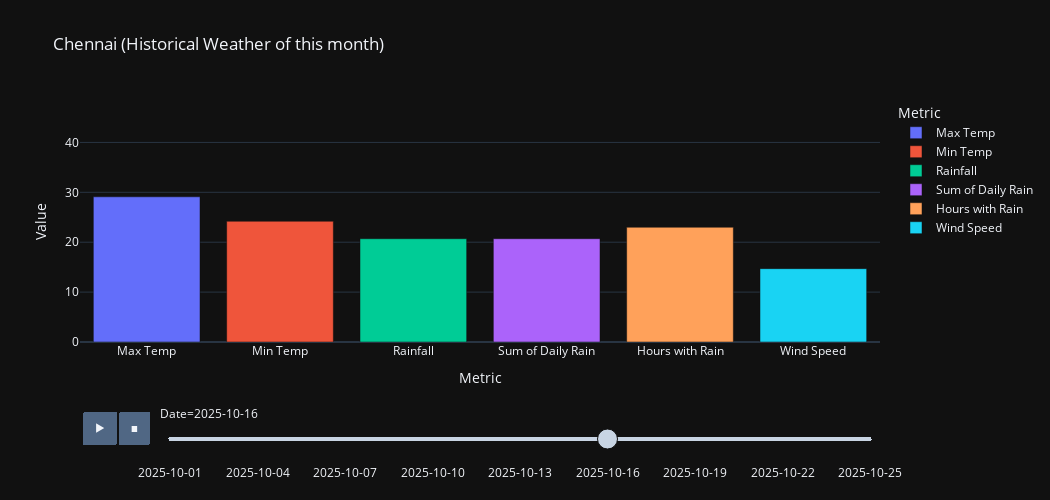

The notebook cell saved with this chart:
### Markdown cell above
### Visualizing Historical data of the month

### Code cell
'''
we can now visualize the Weather history of the current month
keeping the Date, Weather condition and Type as Historical/forecast 
as variables here
'''
hist_df_melt = hist_df.melt(
    id_vars = ["Date", "Weather", "Type"],
    var_name = "Metric",#Metric will be the name of our new col that stores maxtemp, mintemp etc.
    value_name = "Value")#this will have the value of the metrics
'''
creating an animated bar chart grouped along with each metric
on hovering we can see the weather on that particular date
bar for every date
'''
fig = px.bar(hist_df_melt, x="Metric", y="Value", color="Metric",
             animation_frame = "Date",
             animation_group = "Metric",
             hover_data = ["Weather"],
             range_y = [0, hist_df_melt["Value"].max()+10],
             #range_x is not needed here as our categories are fixed. but we can for the limits if needed
             title = place +" (Historical Weather of this month)"
            )
fig.update_layout(template = "plotly_dark",
                  height = 500,
                  width = 1050)
fig.show()

### Figure 1 — Plotly figure (JSON) as saved in the notebook; plotly's stock layout.template omitted (floating-point values rounded to 4 significant figures)
{"data": [{"customdata": [["Rain: Moderate"]], "hovertemplate": "Metric=%{x}<br>Date=2025-10-16<br>Value=%{y}<br>Weather=%{customdata[0]}<extra></extra>", "ids": ["Max Temp"], "legendgroup": "Max Temp", "marker": {"color": "#636efa", "pattern": {"shape": ""}}, "name": "Max Temp", "orientation": "v", "showlegend": true, "textposition": "auto", "type": "bar", "x": ["Max Temp"], "xaxis": "x", "y": [29.1], "yaxis": "y"}, {"customdata": [["Rain: Moderate"]], "hovertemplate": "Metric=%{x}<br>Date=2025-10-16<br>Value=%{y}<br>Weather=%{customdata[0]}<extra></extra>", "ids": ["Min Temp"], "legendgroup": "Min Temp", "marker": {"color": "#EF553B", "pattern": {"shape": ""}}, "name": "Min Temp", "orientation": "v", "showlegend": true, "textposition": "auto", "type": "bar", "x": ["Min Temp"], "xaxis": "x", "y": [24.2], "yaxis": "y"}, {"customdata": [["Rain: Moderate"]], "hovertemplate": "Metric=%{x}<br>Date=2025-10-16<br>Value=%{y}<br>Weather=%{customdata[0]}<extra></extra>", "ids": ["Rainfall"], "legendgroup": "Rainfall", "marker": {"color": "#00cc96", "pattern": {"shape": ""}}, "name": "Rainfall", "orientation": "v", "showlegend": true, "textposition": "auto", "type": "bar", "x": ["Rainfall"], "xaxis": "x", "y": [20.7], "yaxis": "y"}, {"customdata": [["Rain: Moderate"]], "hovertemplate": "Metric=%{x}<br>Date=2025-10-16<br>Value=%{y}<br>Weather=%{customdata[0]}<extra></extra>", "ids": ["Sum of Daily Rain"], "legendgroup": "Sum of Daily Rain", "marker": {"color": "#ab63fa", "pattern": {"shape": ""}}, "name": "Sum of Daily Rain", "orientation": "v", "showlegend": true, "textposition": "auto", "type": "bar", "x": ["Sum of Daily Rain"], "xaxis": "x", "y": [20.7], "yaxis": "y"}, {"customdata": [["Rain: Moderate"]], "hovertemplate": "Metric=%{x}<br>Date=2025-10-16<br>Value=%{y}<br>Weather=%{customdata[0]}<extra></extra>", "ids": ["Hours with Rain"], "legendgroup": "Hours with Rain", "marker": {"color": "#FFA15A", "pattern": {"shape": ""}}, "name": "Hours with Rain", "orientation": "v", "showlegend": true, "textposition": "auto", "type": "bar", "x": ["Hours with Rain"], "xaxis": "x", "y": [23.0], "yaxis": "y"}, {"customdata": [["Rain: Moderate"]], "hovertemplate": "Metric=%{x}<br>Date=2025-10-16<br>Value=%{y}<br>Weather=%{customdata[0]}<extra></extra>", "ids": ["Wind Speed"], "legendgroup": "Wind Speed", "marker": {"color": "#19d3f3", "pattern": {"shape": ""}}, "name": "Wind Speed", "orientation": "v", "showlegend": true, "textposition": "auto", "type": "bar", "x": ["Wind Speed"], "xaxis": "x", "y": [14.7], "yaxis": "y"}], "layout": {"barmode": "relative", "height": 500, "legend": {"title": {"text": "Metric"}, "tracegroupgap": 0}, "sliders": [{"active": 15, "currentvalue": {"prefix": "Date="}, "len": 0.9, "pad": {"b": 10, "t": 60}, "steps": [{"args": [["2025-10-01"], {"frame": {"duration": 0, "redraw": true}, "fromcurrent": true, "mode": "immediate", "transition": {"duration": 0, "easing": "linear"}}], "label": "2025-10-01", "method": "animate"}, {"args": [["2025-10-02"], {"frame": {"duration": 0, "redraw": true}, "fromcurrent": true, "mode": "immediate", "transition": {"duration": 0, "easing": "linear"}}], "label": "2025-10-02", "method": "animate"}, {"args": [["2025-10-03"], {"frame": {"duration": 0, "redraw": true}, "fromcurrent": true, "mode": "immediate", "transition": {"duration": 0, "easing": "linear"}}], "label": "2025-10-03", "method": "animate"}, {"args": [["2025-10-04"], {"frame": {"duration": 0, "redraw": true}, "fromcurrent": true, "mode": "immediate", "transition": {"duration": 0, "easing": "linear"}}], "label": "2025-10-04", "method": "animate"}, {"args": [["2025-10-05"], {"frame": {"duration": 0, "redraw": true}, "fromcurrent": true, "mode": "immediate", "transition": {"duration": 0, "easing": "linear"}}], "label": "2025-10-05", "method": "animate"}, {"args": [["2025-10-06"], {"frame": {"duration": 0, "redraw": true}, "fromcurrent": true, "mode": "immediate", "transition": {"duration": 0, "easing": "linear"}}], "label": "2025-10-06", "method": "animate"}, {"args": [["2025-10-07"], {"frame": {"duration": 0, "redraw": true}, "fromcurrent": true, "mode": "immediate", "transition": {"duration": 0, "easing": "linear"}}], "label": "2025-10-07", "method": "animate"}, {"args": [["2025-10-08"], {"frame": {"duration": 0, "redraw": true}, "fromcurrent": true, "mode": "immediate", "transition": {"duration": 0, "easing": "linear"}}], "label": "2025-10-08", "method": "animate"}, {"args": [["2025-10-09"], {"frame": {"duration": 0, "redraw": true}, "fromcurrent": true, "mode": "immediate", "transition": {"duration": 0, "easing": "linear"}}], "label": "2025-10-09", "method": "animate"}, {"args": [["2025-10-10"], {"frame": {"duration": 0, "redraw": true}, "fromcurrent": true, "mode": "immediate", "transition": {"duration": 0, "easing": "linear"}}], "label": "2025-10-10", "method": "animate"}, {"args": [["2025-10-11"], {"frame": {"duration": 0, "redraw": true}, "fromcurrent": true, "mode": "immediate", "transition": {"duration": 0, "easing": "linear"}}], "label": "2025-10-11", "method": "animate"}, {"args": [["2025-10-12"], {"frame": {"duration": 0, "redraw": true}, "fromcurrent": true, "mode": "immediate", "transition": {"duration": 0, "easing": "linear"}}], "label": "2025-10-12", "method": "animate"}, {"args": [["2025-10-13"], {"frame": {"duration": 0, "redraw": true}, "fromcurrent": true, "mode": "immediate", "transition": {"duration": 0, "easing": "linear"}}], "label": "2025-10-13", "method": "animate"}, {"args": [["2025-10-14"], {"frame": {"duration": 0, "redraw": true}, "fromcurrent": true, "mode": "immediate", "transition": {"duration": 0, "easing": "linear"}}], "label": "2025-10-14", "method": "animate"}, {"args": [["2025-10-15"], {"frame": {"duration": 0, "redraw": true}, "fromcurrent": true, "mode": "immediate", "transition": {"duration": 0, "easing": "linear"}}], "label": "2025-10-15", "method": "animate"}, {"args": [["2025-10-16"], {"frame": {"duration": 0, "redraw": true}, "fromcurrent": true, "mode": "immediate", "transition": {"duration": 0, "easing": "linear"}}], "label": "2025-10-16", "method": "animate"}, {"args": [["2025-10-17"], {"frame": {"duration": 0, "redraw": true}, "fromcurrent": true, "mode": "immediate", "transition": {"duration": 0, "easing": "linear"}}], "label": "2025-10-17", "method": "animate"}, {"args": [["2025-10-18"], {"frame": {"duration": 0, "redraw": true}, "fromcurrent": true, "mode": "immediate", "transition": {"duration": 0, "easing": "linear"}}], "label": "2025-10-18", "method": "animate"}, {"args": [["2025-10-19"], {"frame": {"duration": 0, "redraw": true}, "fromcurrent": true, "mode": "immediate", "transition": {"duration": 0, "easing": "linear"}}], "label": "2025-10-19", "method": "animate"}, {"args": [["2025-10-20"], {"frame": {"duration": 0, "redraw": true}, "fromcurrent": true, "mode": "immediate", "transition": {"duration": 0, "easing": "linear"}}], "label": "2025-10-20", "method": "animate"}, {"args": [["2025-10-21"], {"frame": {"duration": 0, "redraw": true}, "fromcurrent": true, "mode": "immediate", "transition": {"duration": 0, "easing": "linear"}}], "label": "2025-10-21", "method": "animate"}, {"args": [["2025-10-22"], {"frame": {"duration": 0, "redraw": true}, "fromcurrent": true, "mode": "immediate", "transition": {"duration": 0, "easing": "linear"}}], "label": "2025-10-22", "method": "animate"}, {"args": [["2025-10-23"], {"frame": {"duration": 0, "redraw": true}, "fromcurrent": true, "mode": "immediate", "transition": {"duration": 0, "easing": "linear"}}], "label": "2025-10-23", "method": "animate"}, {"args": [["2025-10-24"], {"frame": {"duration": 0, "redraw": true}, "fromcurrent": true, "mode": "immediate", "transition": {"duration": 0, "easing": "linear"}}], "label": "2025-10-24", "method": "animate"}, {"args": [["2025-10-25"], {"frame": {"duration": 0, "redraw": true}, "fromcurrent": true, "mode": "immediate", "transition": {"duration": 0, "easing": "linear"}}], "label": "2025-10-25", "method": "animate"}], "x": 0.1, "xanchor": "left", "y": 0, "yanchor": "top"}], "title": {"text": "Chennai (Historical Weather of this month)"}, "updatemenus": [{"active": 1, "buttons": [{"args": [null, {"frame": {"duration": 500, "redraw": true}, "fromcurrent": true, "mode": "immediate", "transition": {"duration": 500, "easing": "linear"}}], "label": "&#9654;", "method": "animate"}, {"args": [[null], {"frame": {"duration": 0, "redraw": true}, "fromcurrent": true, "mode": "immediate", "transition": {"duration": 0, "easing": "linear"}}], "label": "&#9724;", "method": "animate"}], "direction": "left", "pad": {"r": 10, "t": 70}, "showactive": false, "type": "buttons", "x": 0.1, "xanchor": "right", "y": 0, "yanchor": "top"}], "width": 1050, "xaxis": {"anchor": "y", "autorange": true, "categoryarray": ["Max Temp", "Min Temp", "Rainfall", "Sum of Daily Rain", "Hours with Rain", "Wind Speed"], "categoryorder": "array", "domain": [0, 1], "range": [-0.5, 5.5], "title": {"text": "Metric"}, "type": "category"}, "yaxis": {"anchor": "x", "domain": [0, 1], "range": [0, 48.5], "title": {"text": "Value"}, "type": "linear"}}}
